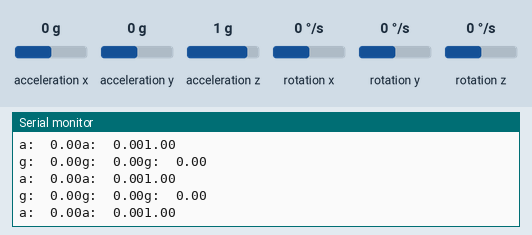
Recording of a sketch running on a simulated Arduino Nano, built for the host (arithmetic inside an expression is 32-bit, double 64-bit). Shown: the last lines printed to the serial monitor. The inputs (shaded band) are chosen by the test bench; at power-on: acceleration x 0 g, acceleration y 0 g, acceleration z 1 g, rotation x 0 °/s, rotation y 0 °/s, rotation z 0 °/s.

Above: at 1.2 s.
1.3 s: acceleration x set to -1.4 g
At 2.3 s:
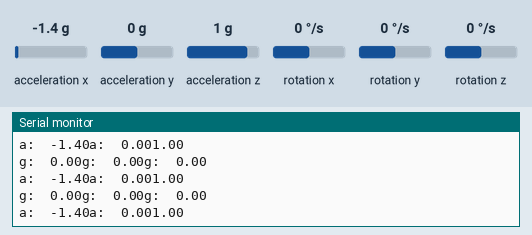
2.8 s: acceleration y set to -1.4 g
At 3.6 s:
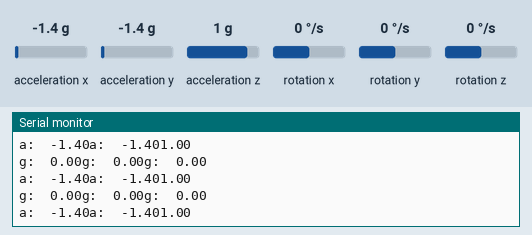
5.8 s: acceleration z set to -1.4 g
At 6.6 s:
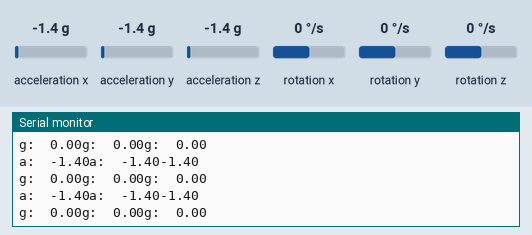
8.8 s: rotation x set to -192 °/s
At 9.5 s:
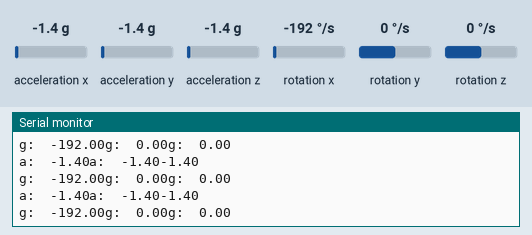
11.8 s: rotation y set to 100 °/s
At 12.4 s:
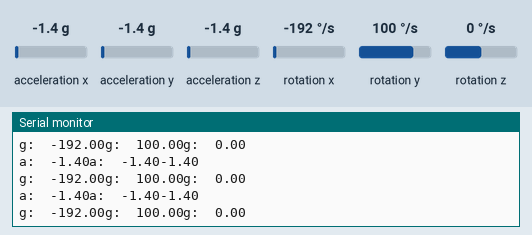
14.8 s: acceleration x set to 0 g
At 15.4 s:
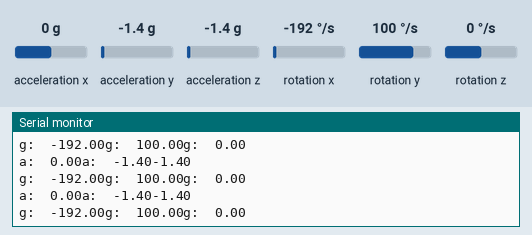
Timing chart, 0 to 17.8 s (numbered marks = the images above; inputs shaded):
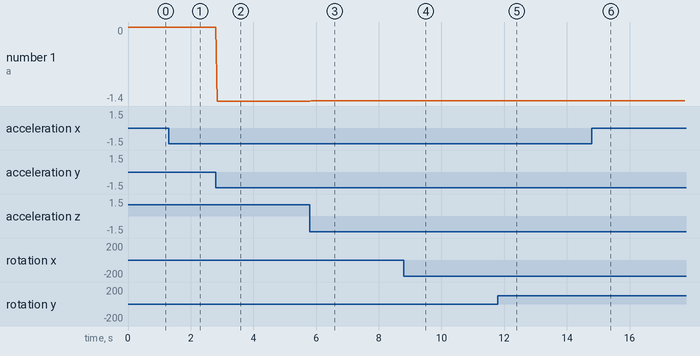

Measured:
- after the input at 1.3 s, the serial monitor: prints a new line at once (image 1)
- after the input at 2.8 s, the serial monitor: prints a new line at once (image 2)
- after the input at 5.8 s, the serial monitor: prints a new line at once (image 3)
- after the input at 8.8 s, the serial monitor: prints a new line at once (image 4)
- after the input at 11.8 s, the serial monitor: prints a new line at once (image 5)
- after the input at 14.8 s, the serial monitor: prints a new line at once (image 6)
- plotted number 1: 0 → -1.4 after the input at 2.8 s

The sketch:

kalman.ino
```cpp
/*
 * This sketch assume attitude of Genuino nano by kalman filter
 */

#include "CurieIMU.h"

void setup() {
  Serial.begin(9600); // initialize Serial communication
  while (!Serial);  //wait for the serial port to open

    //initialize device
    Serial.println("Initializing IMU device...");
    CurieIMU.begin();

    // Set the gyro accelerometer range to 250 degrees/second
    CurieIMU.setGyroRange(250);

    // Set the accelerometerRange to 2G
    CurieIMU.setAccelerometerRange(250);
    }

void loop() {
  float gx, gy, gz;  //scaled Gyro values
  float ax, ay, az;  //scaled accelerometer values

  // read gyro measurements from device, scaled to the configured range
  CurieIMU.readGyroScaled(gx, gy, gz);

  // read accelerometer measurements from device, scaled to the configured range
  CurieIMU.readAccelerometerScaled(ax, ay, az);

//dispaly sensored values

  Serial.print("g:\t");
  Serial.print(gx);
  Serial.print("g:\t");
  Serial.print(gy);
  Serial.print("g:\t");
  Serial.print(gz);
  Serial.println();

  Serial.print("a:\t");
  Serial.print(ax);
  Serial.print("a:\t");
  Serial.print(ay);
  Serial.pirnt("a:\t");
  Serial.print(az);
  Serial.println();

}
```
